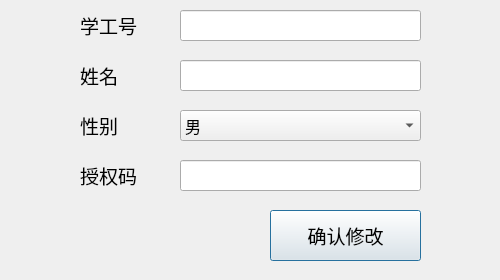
<?xml version="1.0" encoding="UTF-8"?>
<ui version="4.0">
 <class>accountinfo</class>
 <widget class="QDialog" name="accountinfo">
  <property name="geometry">
   <rect>
    <x>0</x>
    <y>0</y>
    <width>500</width>
    <height>280</height>
   </rect>
  </property>
  <property name="windowTitle">
   <string>Dialog</string>
  </property>
  <widget class="QLabel" name="label_4">
   <property name="geometry">
    <rect>
     <x>80</x>
     <y>10</y>
     <width>81</width>
     <height>31</height>
    </rect>
   </property>
   <property name="font">
    <font>
     <family>迷你简稚艺</family>
     <pointsize>14</pointsize>
    </font>
   </property>
   <property name="text">
    <string>学工号</string>
   </property>
  </widget>
  <widget class="QLineEdit" name="lineEdit_2">
   <property name="geometry">
    <rect>
     <x>180</x>
     <y>60</y>
     <width>241</width>
     <height>31</height>
    </rect>
   </property>
   <property name="font">
    <font>
     <family>黑体</family>
     <pointsize>12</pointsize>
    </font>
   </property>
  </widget>
  <widget class="QLabel" name="label">
   <property name="geometry">
    <rect>
     <x>80</x>
     <y>110</y>
     <width>71</width>
     <height>31</height>
    </rect>
   </property>
   <property name="font">
    <font>
     <family>迷你简稚艺</family>
     <pointsize>14</pointsize>
    </font>
   </property>
   <property name="text">
    <string>性别</string>
   </property>
  </widget>
  <widget class="QLineEdit" name="lineEdit">
   <property name="geometry">
    <rect>
     <x>180</x>
     <y>10</y>
     <width>241</width>
     <height>31</height>
    </rect>
   </property>
   <property name="font">
    <font>
     <family>黑体</family>
     <pointsize>12</pointsize>
    </font>
   </property>
   <property name="text">
    <string/>
   </property>
  </widget>
  <widget class="QLabel" name="label_5">
   <property name="geometry">
    <rect>
     <x>80</x>
     <y>60</y>
     <width>61</width>
     <height>31</height>
    </rect>
   </property>
   <property name="font">
    <font>
     <family>迷你简稚艺</family>
     <pointsize>14</pointsize>
    </font>
   </property>
   <property name="text">
    <string>姓名</string>
   </property>
  </widget>
  <widget class="QPushButton" name="pushButton">
   <property name="geometry">
    <rect>
     <x>270</x>
     <y>210</y>
     <width>151</width>
     <height>51</height>
    </rect>
   </property>
   <property name="font">
    <font>
     <family>迷你简稚艺</family>
     <pointsize>14</pointsize>
    </font>
   </property>
   <property name="text">
    <string>确认修改</string>
   </property>
  </widget>
  <widget class="QComboBox" name="comboBox">
   <property name="geometry">
    <rect>
     <x>180</x>
     <y>110</y>
     <width>241</width>
     <height>31</height>
    </rect>
   </property>
   <property name="font">
    <font>
     <family>黑体</family>
     <pointsize>12</pointsize>
    </font>
   </property>
   <item>
    <property name="text">
     <string>男</string>
    </property>
   </item>
   <item>
    <property name="text">
     <string>女</string>
    </property>
   </item>
  </widget>
  <widget class="QLabel" name="label_6">
   <property name="geometry">
    <rect>
     <x>80</x>
     <y>160</y>
     <width>81</width>
     <height>31</height>
    </rect>
   </property>
   <property name="font">
    <font>
     <family>迷你简稚艺</family>
     <pointsize>14</pointsize>
    </font>
   </property>
   <property name="text">
    <string>授权码</string>
   </property>
  </widget>
  <widget class="QLineEdit" name="lineEdit_3">
   <property name="geometry">
    <rect>
     <x>180</x>
     <y>160</y>
     <width>241</width>
     <height>31</height>
    </rect>
   </property>
   <property name="font">
    <font>
     <family>黑体</family>
     <pointsize>12</pointsize>
    </font>
   </property>
  </widget>
 </widget>
 <tabstops>
  <tabstop>lineEdit</tabstop>
  <tabstop>lineEdit_2</tabstop>
  <tabstop>lineEdit_3</tabstop>
  <tabstop>pushButton</tabstop>
  <tabstop>comboBox</tabstop>
 </tabstops>
 <resources/>
 <connections/>
</ui>
